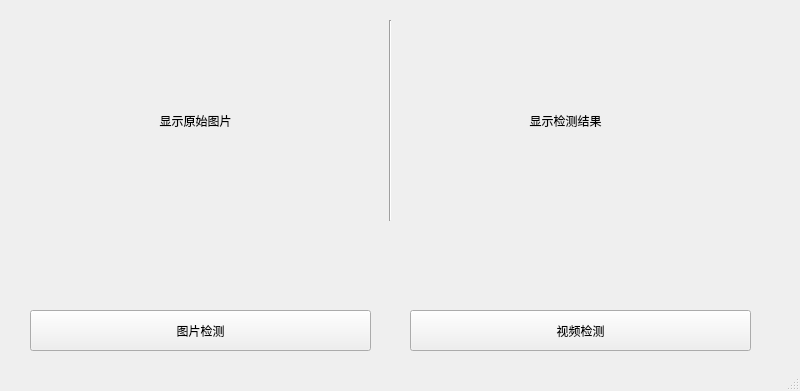
<?xml version="1.0" encoding="UTF-8"?>
<ui version="4.0">
 <class>MainWindow</class>
 <widget class="QMainWindow" name="MainWindow">
  <property name="geometry">
   <rect>
    <x>0</x>
    <y>0</y>
    <width>800</width>
    <height>391</height>
   </rect>
  </property>
  <property name="windowTitle">
   <string>MainWindow</string>
  </property>
  <widget class="QWidget" name="centralwidget">
   <widget class="QLabel" name="input">
    <property name="geometry">
     <rect>
      <x>50</x>
      <y>20</y>
      <width>291</width>
      <height>201</height>
     </rect>
    </property>
    <property name="text">
     <string>显示原始图片</string>
    </property>
    <property name="scaledContents">
     <bool>true</bool>
    </property>
    <property name="alignment">
     <set>Qt::AlignmentFlag::AlignCenter</set>
    </property>
   </widget>
   <widget class="QLabel" name="output">
    <property name="geometry">
     <rect>
      <x>420</x>
      <y>20</y>
      <width>291</width>
      <height>201</height>
     </rect>
    </property>
    <property name="text">
     <string>显示检测结果</string>
    </property>
    <property name="scaledContents">
     <bool>true</bool>
    </property>
    <property name="alignment">
     <set>Qt::AlignmentFlag::AlignCenter</set>
    </property>
   </widget>
   <widget class="Line" name="line">
    <property name="geometry">
     <rect>
      <x>340</x>
      <y>20</y>
      <width>101</width>
      <height>201</height>
     </rect>
    </property>
    <property name="orientation">
     <enum>Qt::Orientation::Vertical</enum>
    </property>
   </widget>
   <widget class="QPushButton" name="img_detect">
    <property name="geometry">
     <rect>
      <x>30</x>
      <y>310</y>
      <width>341</width>
      <height>41</height>
     </rect>
    </property>
    <property name="text">
     <string>图片检测</string>
    </property>
   </widget>
   <widget class="QPushButton" name="video_detect">
    <property name="geometry">
     <rect>
      <x>410</x>
      <y>310</y>
      <width>341</width>
      <height>41</height>
     </rect>
    </property>
    <property name="text">
     <string>视频检测</string>
    </property>
   </widget>
  </widget>
  <widget class="QStatusBar" name="statusbar"/>
 </widget>
 <resources/>
 <connections/>
</ui>
